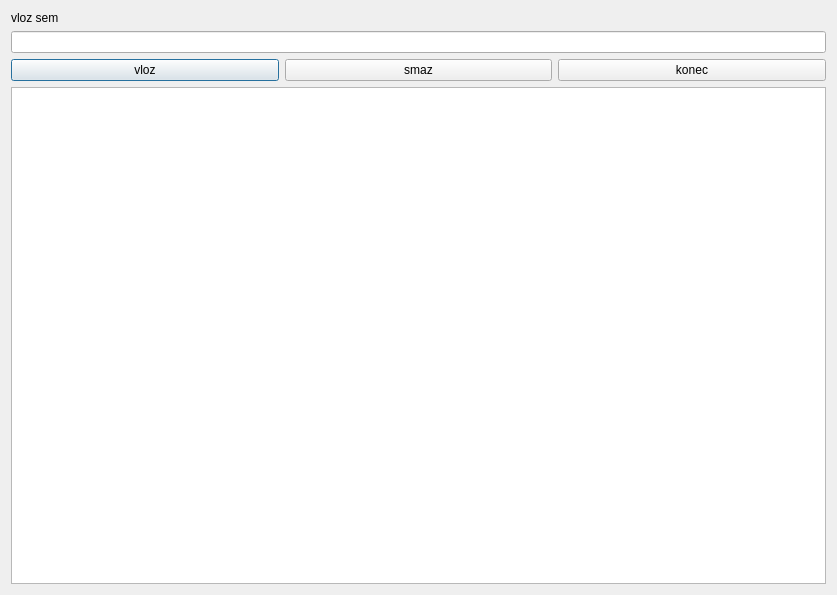
<?xml version="1.0" encoding="UTF-8"?>
<ui version="4.0">
 <class>Dialog</class>
 <widget class="QDialog" name="Dialog">
  <property name="geometry">
   <rect>
    <x>0</x>
    <y>0</y>
    <width>837</width>
    <height>595</height>
   </rect>
  </property>
  <property name="windowTitle">
   <string>Dialog</string>
  </property>
  <layout class="QGridLayout" name="gridLayout">
   <item row="0" column="0" colspan="2">
    <widget class="QLabel" name="label">
     <property name="text">
      <string>vloz sem</string>
     </property>
    </widget>
   </item>
   <item row="1" column="0" colspan="3">
    <widget class="QLineEdit" name="lineEdit"/>
   </item>
   <item row="2" column="0">
    <widget class="QPushButton" name="pushButton">
     <property name="text">
      <string>vloz</string>
     </property>
    </widget>
   </item>
   <item row="2" column="1">
    <widget class="QPushButton" name="pushButton_2">
     <property name="text">
      <string>smaz</string>
     </property>
    </widget>
   </item>
   <item row="2" column="2">
    <widget class="QPushButton" name="pushButton_3">
     <property name="text">
      <string>konec</string>
     </property>
    </widget>
   </item>
   <item row="3" column="0" colspan="3">
    <widget class="QListWidget" name="listWidget"/>
   </item>
  </layout>
 </widget>
 <resources/>
 <connections>
  <connection>
   <sender>pushButton_3</sender>
   <signal>clicked()</signal>
   <receiver>Dialog</receiver>
   <slot>close()</slot>
   <hints>
    <hint type="sourcelabel">
     <x>314</x>
     <y>116</y>
    </hint>
    <hint type="destinationlabel">
     <x>307</x>
     <y>-10</y>
    </hint>
   </hints>
  </connection>
  <connection>
   <sender>pushButton</sender>
   <signal>clicked()</signal>
   <receiver>Dialog</receiver>
   <slot>vloz()</slot>
   <hints>
    <hint type="sourcelabel">
     <x>63</x>
     <y>123</y>
    </hint>
    <hint type="destinationlabel">
     <x>79</x>
     <y>-12</y>
    </hint>
   </hints>
  </connection>
  <connection>
   <sender>pushButton_2</sender>
   <signal>clicked()</signal>
   <receiver>Dialog</receiver>
   <slot>smaz()</slot>
   <hints>
    <hint type="sourcelabel">
     <x>202</x>
     <y>117</y>
    </hint>
    <hint type="destinationlabel">
     <x>204</x>
     <y>-14</y>
    </hint>
   </hints>
  </connection>
 </connections>
 <slots>
  <slot>vloz()</slot>
  <slot>smaz()</slot>
 </slots>
</ui>
